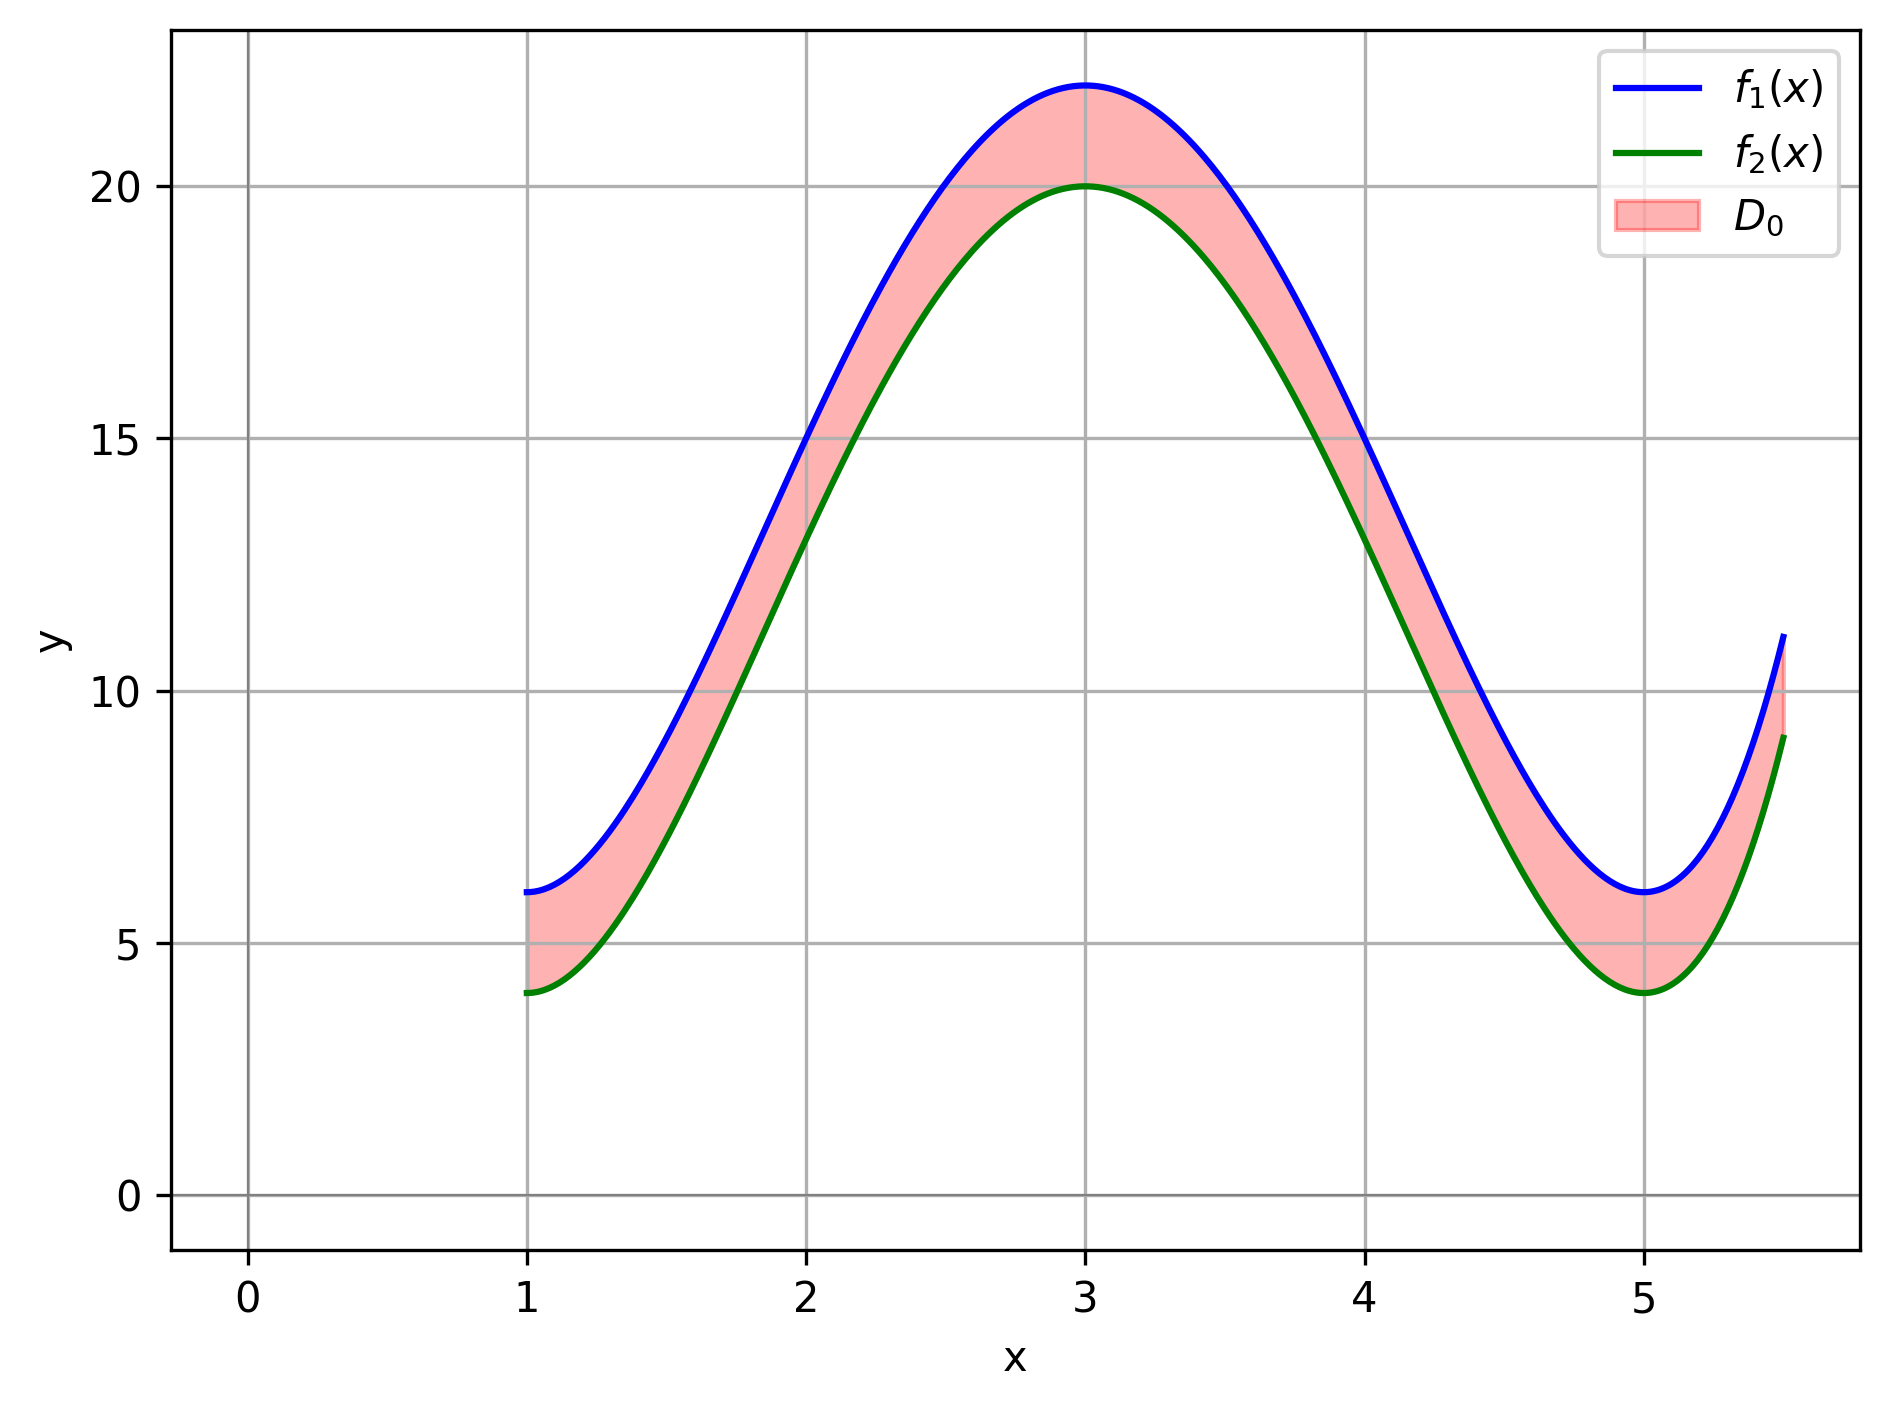

Source code (Python):
import numpy as np
import matplotlib.pyplot as plt

def f1(x):
    return (x-1)**2*(x-5)**2+6

def f2(x):
    return (x-1)**2*(x-5)**2+4

x_vals = np.linspace(1,5.5, 500)
f1_vals = f1(x_vals)
f2_vals = f2(x_vals)

points1 = np.vstack((x_vals, f1_vals))
points2 = np.vstack((x_vals, f2_vals))

plt.plot(points1[0], points1[1], label=r"$f_1(x)$", color='blue')
plt.plot(points2[0], points2[1], label=r"$f_2(x)$", color='green')
plt.fill_between(x_vals, f1_vals, f2_vals, where=f1_vals >= f2_vals, color='red', alpha=0.3, label=r"$D_0$")
plt.axhline(0, color='gray', linewidth=0.5)
plt.axvline(0, color='gray', linewidth=0.5)
plt.xlabel("x")
plt.ylabel("y")
plt.axis('equal')
plt.legend()
plt.grid(True)
plt.tight_layout()
plt.savefig("original.png", dpi=300)